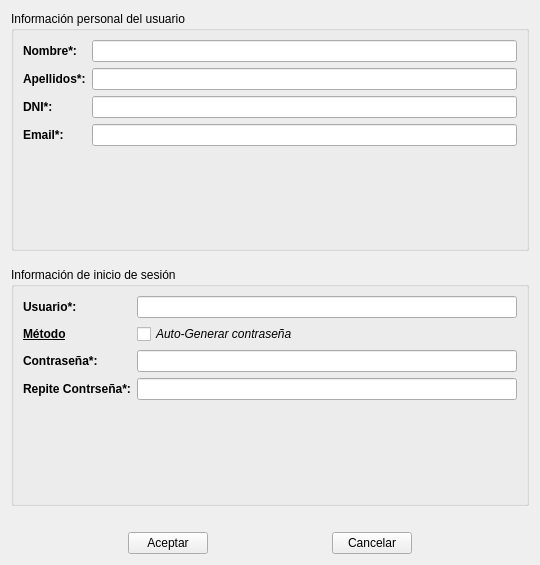
<?xml version="1.0" encoding="UTF-8"?>
<ui version="4.0">
 <class>Form</class>
 <widget class="QWidget" name="Form">
  <property name="geometry">
   <rect>
    <x>0</x>
    <y>0</y>
    <width>540</width>
    <height>565</height>
   </rect>
  </property>
  <property name="windowTitle">
   <string>Panel de administración</string>
  </property>
  <layout class="QVBoxLayout" name="verticalLayout">
   <item>
    <widget class="QGroupBox" name="groupBox">
     <property name="title">
      <string>Información personal del usuario</string>
     </property>
     <layout class="QFormLayout" name="formLayout">
      <item row="0" column="0">
       <widget class="QLabel" name="label">
        <property name="font">
         <font>
          <weight>75</weight>
          <bold>true</bold>
         </font>
        </property>
        <property name="text">
         <string>Nombre*:</string>
        </property>
       </widget>
      </item>
      <item row="0" column="1">
       <widget class="QLineEdit" name="lNombre">
        <property name="whatsThis">
         <string>Nombre del usuario a introducir.</string>
        </property>
        <property name="maxLength">
         <number>45</number>
        </property>
       </widget>
      </item>
      <item row="1" column="0">
       <widget class="QLabel" name="label_2">
        <property name="font">
         <font>
          <weight>75</weight>
          <bold>true</bold>
         </font>
        </property>
        <property name="text">
         <string>Apellidos*:</string>
        </property>
       </widget>
      </item>
      <item row="1" column="1">
       <widget class="QLineEdit" name="lApellidos">
        <property name="whatsThis">
         <string>Apellidos del usuario a introducir.</string>
        </property>
        <property name="maxLength">
         <number>45</number>
        </property>
       </widget>
      </item>
      <item row="2" column="0">
       <widget class="QLabel" name="label_3">
        <property name="font">
         <font>
          <weight>75</weight>
          <bold>true</bold>
         </font>
        </property>
        <property name="text">
         <string>DNI*:</string>
        </property>
       </widget>
      </item>
      <item row="2" column="1">
       <widget class="QLineEdit" name="lDni">
        <property name="whatsThis">
         <string>El Documento Nacional de Identidad del usuario a introducir.</string>
        </property>
        <property name="maxLength">
         <number>10</number>
        </property>
       </widget>
      </item>
      <item row="3" column="0">
       <widget class="QLabel" name="label_4">
        <property name="font">
         <font>
          <weight>75</weight>
          <bold>true</bold>
         </font>
        </property>
        <property name="text">
         <string>Email*:</string>
        </property>
       </widget>
      </item>
      <item row="3" column="1">
       <widget class="QLineEdit" name="lEmail">
        <property name="whatsThis">
         <string>El Email del usuario. Imprescidible para recibir cualquier tipo de aviso por parte del sistema</string>
        </property>
        <property name="maxLength">
         <number>20</number>
        </property>
       </widget>
      </item>
     </layout>
    </widget>
   </item>
   <item>
    <spacer name="verticalSpacer">
     <property name="orientation">
      <enum>Qt::Vertical</enum>
     </property>
     <property name="sizeType">
      <enum>QSizePolicy::Fixed</enum>
     </property>
     <property name="sizeHint" stdset="0">
      <size>
       <width>20</width>
       <height>10</height>
      </size>
     </property>
    </spacer>
   </item>
   <item>
    <widget class="QGroupBox" name="groupBox_2">
     <property name="title">
      <string>Información de inicio de sesión</string>
     </property>
     <layout class="QFormLayout" name="formLayout_2">
      <item row="0" column="0">
       <widget class="QLabel" name="label_8">
        <property name="font">
         <font>
          <weight>75</weight>
          <bold>true</bold>
         </font>
        </property>
        <property name="text">
         <string>Usuario*:</string>
        </property>
       </widget>
      </item>
      <item row="0" column="1">
       <widget class="QLineEdit" name="lUsuario">
        <property name="whatsThis">
         <string>El usuario del sistema. Esto junto con la contrasña son los requisitos para que un usuario pueda ser validado dentro del sistema.</string>
        </property>
        <property name="maxLength">
         <number>45</number>
        </property>
       </widget>
      </item>
      <item row="3" column="0">
       <widget class="QLabel" name="label_5">
        <property name="font">
         <font>
          <weight>75</weight>
          <bold>true</bold>
          <underline>true</underline>
         </font>
        </property>
        <property name="text">
         <string>Método</string>
        </property>
       </widget>
      </item>
      <item row="3" column="1">
       <widget class="QCheckBox" name="cAutoGenerar">
        <property name="font">
         <font>
          <italic>true</italic>
         </font>
        </property>
        <property name="toolTip">
         <string>¿Deseas generar la contraseña de forma automática o establecerla de manera manual?</string>
        </property>
        <property name="whatsThis">
         <string>Permite decidir si se desea establecer la contrasña de forma automática o por ende, de forma manual.

Al seleccionar ésta opción de deshabilitarán los campos de contraseña.</string>
        </property>
        <property name="text">
         <string>Auto-Generar contraseña</string>
        </property>
       </widget>
      </item>
      <item row="4" column="0">
       <widget class="QLabel" name="label_6">
        <property name="font">
         <font>
          <weight>75</weight>
          <bold>true</bold>
         </font>
        </property>
        <property name="text">
         <string>Contraseña*:</string>
        </property>
       </widget>
      </item>
      <item row="4" column="1">
       <widget class="QLineEdit" name="lContrasena">
        <property name="whatsThis">
         <string>Contraseña del usuario a introducir.</string>
        </property>
        <property name="inputMethodHints">
         <set>Qt::ImhHiddenText|Qt::ImhNoPredictiveText</set>
        </property>
        <property name="maxLength">
         <number>45</number>
        </property>
       </widget>
      </item>
      <item row="5" column="0">
       <widget class="QLabel" name="label_7">
        <property name="font">
         <font>
          <weight>75</weight>
          <bold>true</bold>
         </font>
        </property>
        <property name="text">
         <string>Repite Contrseña*:</string>
        </property>
       </widget>
      </item>
      <item row="5" column="1">
       <widget class="QLineEdit" name="lRepiteContrasena">
        <property name="whatsThis">
         <string>Repetición de la contraseña. Es importante para cercionarse de que ésta, ha sido correctamente introducida.</string>
        </property>
        <property name="inputMethodHints">
         <set>Qt::ImhHiddenText|Qt::ImhNoPredictiveText</set>
        </property>
        <property name="maxLength">
         <number>45</number>
        </property>
       </widget>
      </item>
     </layout>
    </widget>
   </item>
   <item>
    <spacer name="verticalSpacer_2">
     <property name="orientation">
      <enum>Qt::Vertical</enum>
     </property>
     <property name="sizeType">
      <enum>QSizePolicy::Fixed</enum>
     </property>
     <property name="sizeHint" stdset="0">
      <size>
       <width>20</width>
       <height>20</height>
      </size>
     </property>
    </spacer>
   </item>
   <item>
    <layout class="QHBoxLayout" name="horizontalLayout">
     <item>
      <spacer name="horizontalSpacer_2">
       <property name="orientation">
        <enum>Qt::Horizontal</enum>
       </property>
       <property name="sizeHint" stdset="0">
        <size>
         <width>40</width>
         <height>20</height>
        </size>
       </property>
      </spacer>
     </item>
     <item>
      <widget class="QPushButton" name="bAceptar">
       <property name="text">
        <string>Aceptar</string>
       </property>
       <property name="icon">
        <iconset>
         <normaloff>plasma-next-icons/Breeze/actions/toolbar/dialog-ok-apply.svg</normaloff>plasma-next-icons/Breeze/actions/toolbar/dialog-ok-apply.svg</iconset>
       </property>
      </widget>
     </item>
     <item>
      <spacer name="horizontalSpacer">
       <property name="orientation">
        <enum>Qt::Horizontal</enum>
       </property>
       <property name="sizeHint" stdset="0">
        <size>
         <width>40</width>
         <height>20</height>
        </size>
       </property>
      </spacer>
     </item>
     <item>
      <widget class="QPushButton" name="bCancelar">
       <property name="text">
        <string>Cancelar</string>
       </property>
       <property name="icon">
        <iconset>
         <normaloff>plasma-next-icons/Breeze/actions/toolbar/list-remove.svg</normaloff>plasma-next-icons/Breeze/actions/toolbar/list-remove.svg</iconset>
       </property>
      </widget>
     </item>
     <item>
      <spacer name="horizontalSpacer_3">
       <property name="orientation">
        <enum>Qt::Horizontal</enum>
       </property>
       <property name="sizeHint" stdset="0">
        <size>
         <width>40</width>
         <height>20</height>
        </size>
       </property>
      </spacer>
     </item>
    </layout>
   </item>
  </layout>
 </widget>
 <tabstops>
  <tabstop>lNombre</tabstop>
  <tabstop>lApellidos</tabstop>
  <tabstop>lDni</tabstop>
  <tabstop>lEmail</tabstop>
  <tabstop>lUsuario</tabstop>
  <tabstop>cAutoGenerar</tabstop>
  <tabstop>lContrasena</tabstop>
  <tabstop>lRepiteContrasena</tabstop>
  <tabstop>bAceptar</tabstop>
  <tabstop>bCancelar</tabstop>
 </tabstops>
 <resources/>
 <connections/>
</ui>
